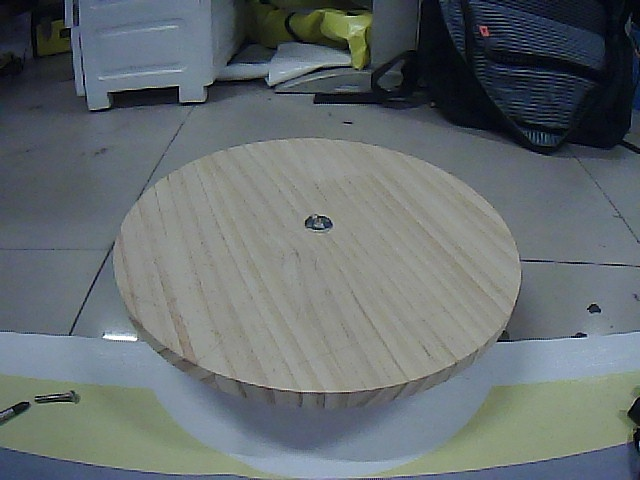
#> input picture script/2.jpg, 640 x 480 px, found by its file name
$ python ym.py
#> lines starting #> are read from the running program, lines starting #| are printed output that depends on the picture; after the words box and inside, x2 and y2 are one past the last pixel; in counts of white or black regions, pixels touching at a corner belong together
import cv2
import numpy as np
def ym():

    img = cv2.imread("2.jpg")
#> img is the input picture: shape (480, 640, 3); mean B, G, R 111.6, 109, 101.2
    hsv = cv2.cvtColor(img, code=cv2.COLOR_BGR2HSV)
#> hsv: shape (480, 640, 3); mean H, S, V 80.3, 50, 116.2
#     size=img.shape
#     print(size)
    h,w,c = img.shape
#> h = 480; w = 640; c = 3
    mask = np.zeros((h, w), dtype=np.uint8)
#     x_data = np.array([80, 90, 120,115,145, 130,145,115 ,125, 90, 80]+[560,550,520,525,495,510,495,525,520,550,560])
#     y_data = np.array([320, 280, 250,280,280, 320,360,360, 390, 360, 320]+[320, 280, 250,280,280, 320,360,360, 390, 360, 320])-100
#     pts=np.c_[x_data, y_data]
    x_data = np.array([140, 140, 480,480])
    y_data = np.array([500, 190, 190,500])-100
    pts=np.c_[x_data, y_data]
#     # print(pts)
    cv2.fillPoly(mask,[pts], (255), 8, 0)
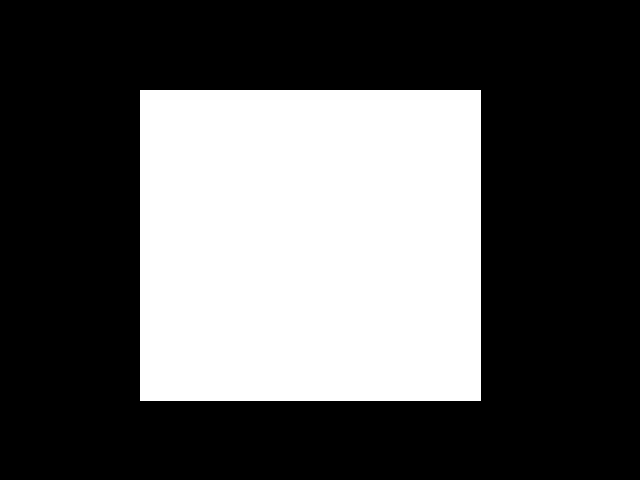
#> mask: shape (480, 640); 34.5% white; 1 white region, box (x1, y1, x2, y2) and area: (140, 90, 481, 401) 106051
    res = cv2.bitwise_not(img, img, mask=mask)
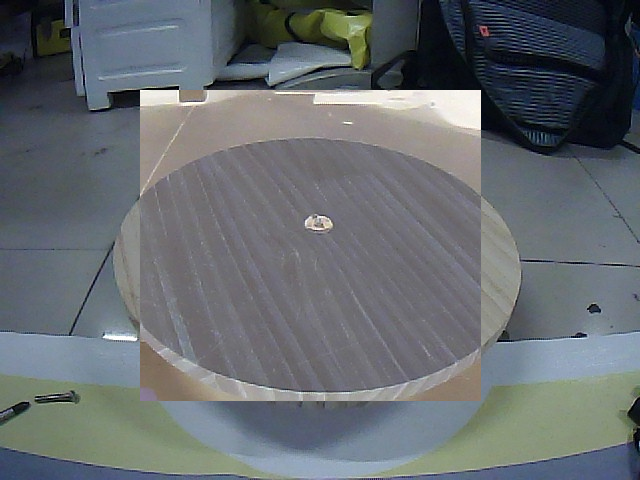
#> res: shape (480, 640, 3); mean B, G, R 111.7, 107.5, 102
    cv2.imshow("mask",mask)
    cv2.imshow('xin', img)
    cv2.waitKey(0)
    cv2.waitKey(0)
    cv2.destroyAllWindows()
ym()

$ run again, with script/0.jpg copied over script/2.jpg
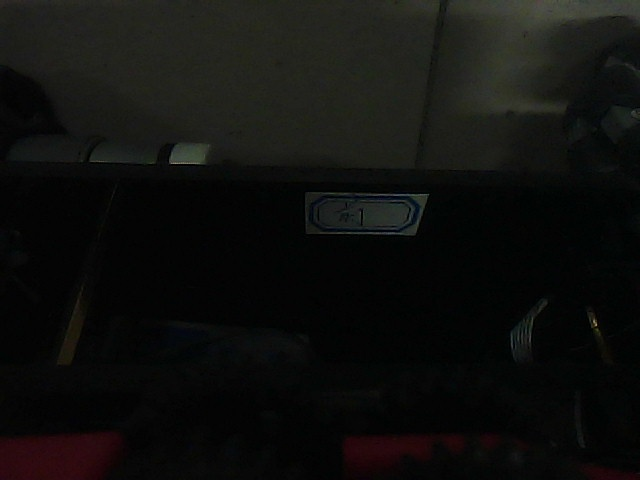
#> input picture script/0.jpg, 640 x 480 px, found by its file name
#> in ym, img is the input picture: shape (480, 640, 3); mean B, G, R 13.6, 15.6, 15.3
#> hsv: shape (480, 640, 3); mean H, S, V 46.7, 62.8, 16.7
#> mask: shape (480, 640); 34.5% white; 1 white region, box (x1, y1, x2, y2) and area: (140, 90, 481, 401) 106051
#> in ym, `res = cv2.bitwise_not(img, img, mask=mask)`:
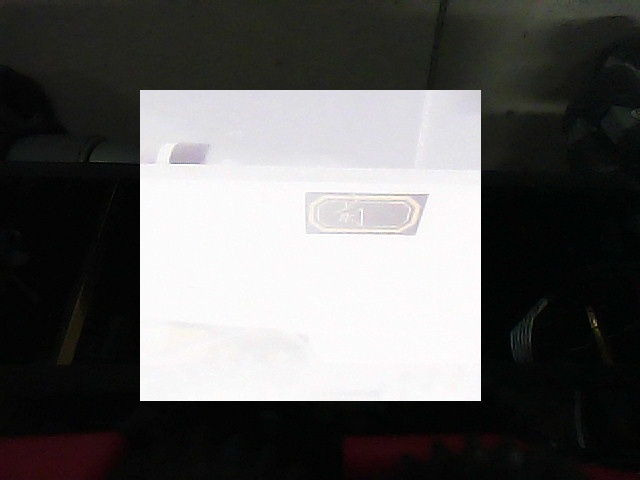
#> res: shape (480, 640, 3); mean B, G, R 93.5, 94.3, 94.9

$ run again, with script/10.jpg copied over script/2.jpg
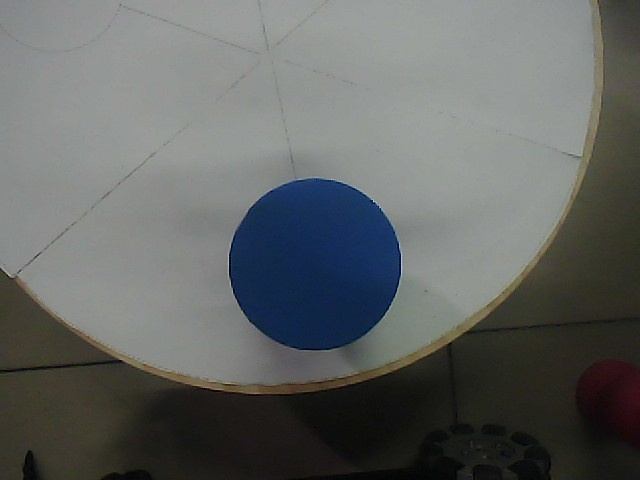
#> input picture script/10.jpg, 640 x 480 px, found by its file name
#> in ym, img is the input picture: shape (480, 640, 3); mean B, G, R 99.7, 101, 98.3
#> hsv: shape (480, 640, 3); mean H, S, V 57.9, 40.8, 105.1
#> mask: shape (480, 640); 34.5% white; 1 white region, box (x1, y1, x2, y2) and area: (140, 90, 481, 401) 106051
#> in ym, `res = cv2.bitwise_not(img, img, mask=mask)`:
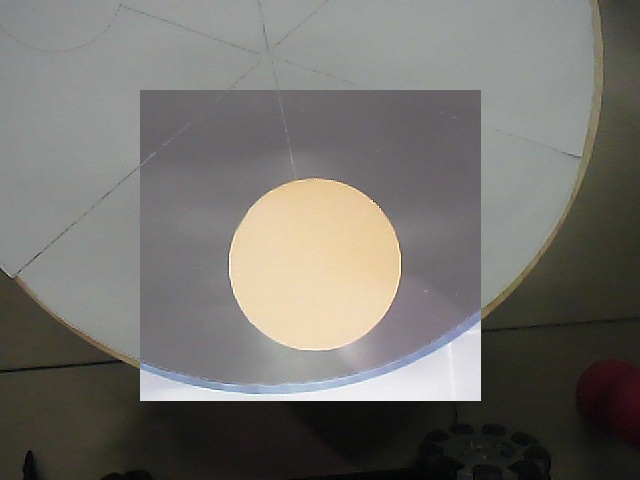
#> res: shape (480, 640, 3); mean B, G, R 108.8, 113.7, 115.9

$ run again, with script/11.jpg copied over script/2.jpg
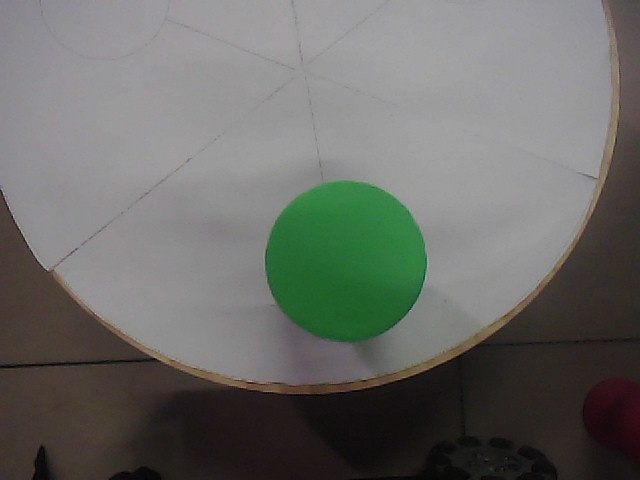
#> input picture script/11.jpg, 640 x 480 px, found by its file name
#> in ym, img is the input picture: shape (480, 640, 3); mean B, G, R 103.2, 107.5, 106.4
#> hsv: shape (480, 640, 3); mean H, S, V 62.4, 35.5, 111.6
#> mask: shape (480, 640); 34.5% white; 1 white region, box (x1, y1, x2, y2) and area: (140, 90, 481, 401) 106051
#> in ym, `res = cv2.bitwise_not(img, img, mask=mask)`:
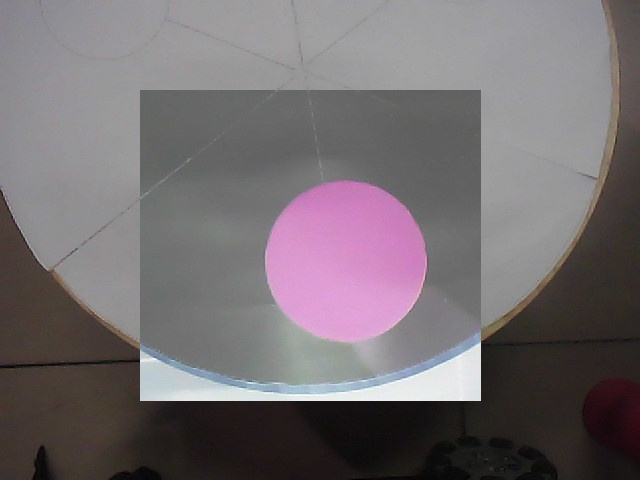
#> res: shape (480, 640, 3); mean B, G, R 112.4, 108.9, 115.9
